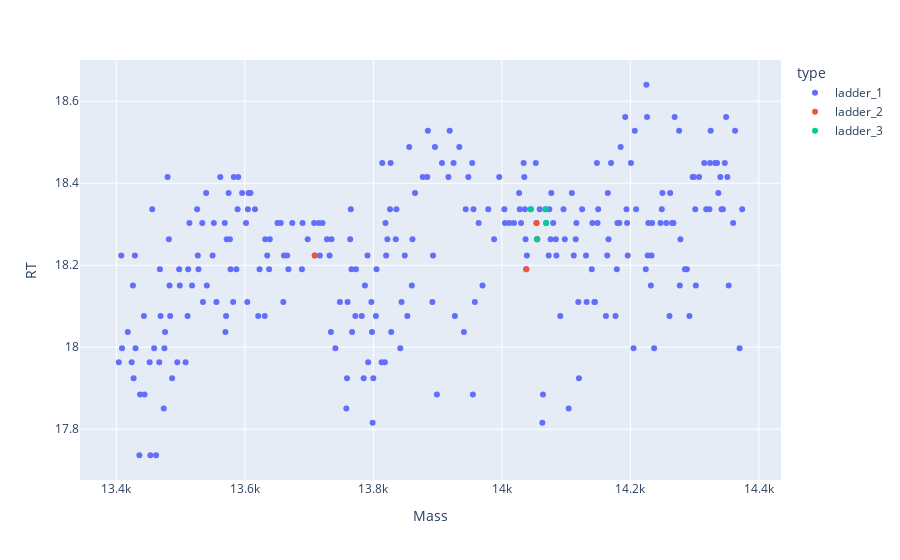

The notebook cell saved with this chart:
### Code cell
# plotly_zones(df_gaps1, df_gaps2)
plotly_multi_zones([df[(df.Mass>13403)&(df.Mass<14375)], df_gaps1, df_gaps2])

### Figure 1 — Plotly figure (JSON) as saved in the notebook; plotly's stock layout.template omitted (floating-point values rounded to 4 significant figures; data arrays with more than 128 entries replaced by an {"elided": "..."} marker saying what was removed)
{"data": [{"hovertemplate": "type=ladder_1<br>Mass=%{x}<br>RT=%{y}<extra></extra>", "legendgroup": "ladder_1", "marker": {"color": "#636efa", "symbol": "circle"}, "mode": "markers", "name": "ladder_1", "orientation": "v", "showlegend": true, "type": "scatter", "x": {"elided": "274 float values"}, "xaxis": "x", "y": {"elided": "274 float values"}, "yaxis": "y"}, {"hovertemplate": "type=ladder_2<br>Mass=%{x}<br>RT=%{y}<extra></extra>", "legendgroup": "ladder_2", "marker": {"color": "#EF553B", "symbol": "circle"}, "mode": "markers", "name": "ladder_2", "orientation": "v", "showlegend": true, "type": "scatter", "x": [13710.0, 14050.0, 14050.0, 14040.0], "xaxis": "x", "y": [18.22, 18.3, 18.26, 18.19], "yaxis": "y"}, {"hovertemplate": "type=ladder_3<br>Mass=%{x}<br>RT=%{y}<extra></extra>", "legendgroup": "ladder_3", "marker": {"color": "#00cc96", "symbol": "circle"}, "mode": "markers", "name": "ladder_3", "orientation": "v", "showlegend": true, "type": "scatter", "x": [14070.0, 14050.0, 14070.0, 14040.0], "xaxis": "x", "y": [18.3, 18.26, 18.34, 18.34], "yaxis": "y"}], "layout": {"legend": {"title": {"text": "type"}, "tracegroupgap": 0}, "margin": {"t": 60}, "xaxis": {"anchor": "y", "domain": [0, 1], "title": {"text": "Mass"}}, "yaxis": {"anchor": "x", "domain": [0, 1], "title": {"text": "RT"}}}}
